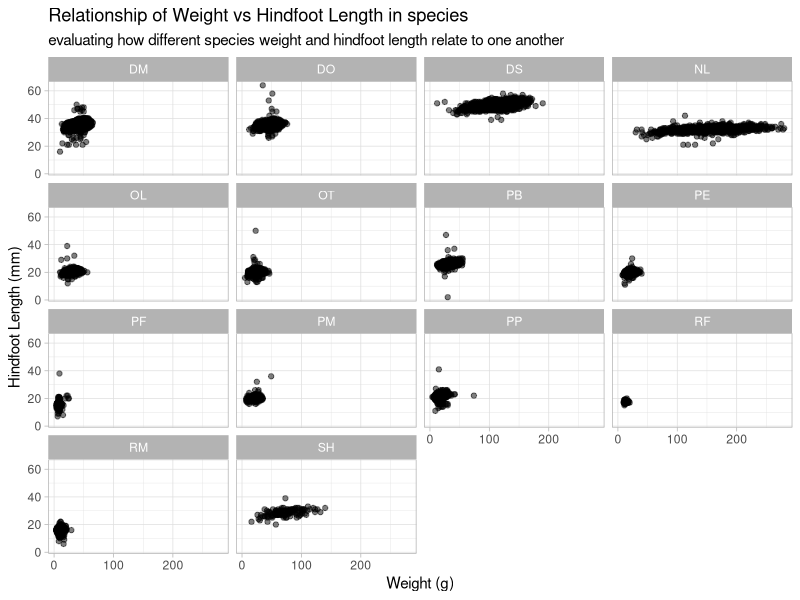
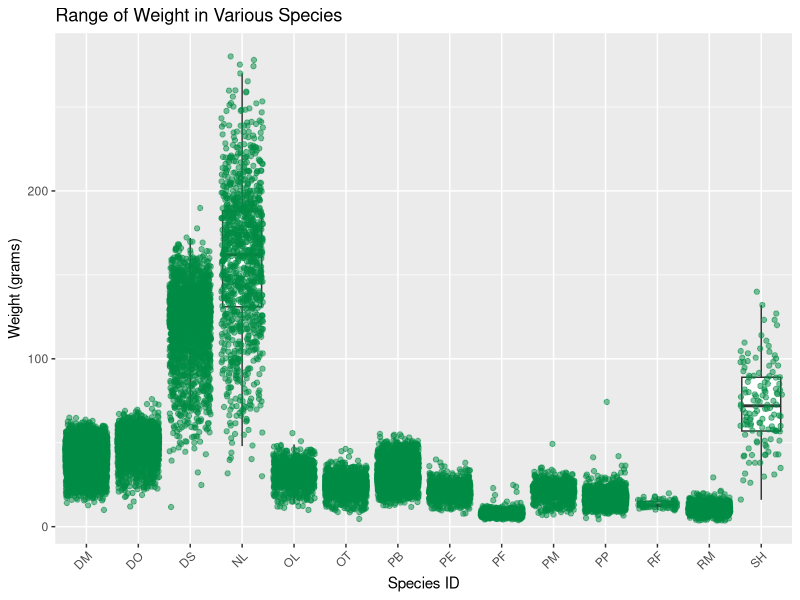
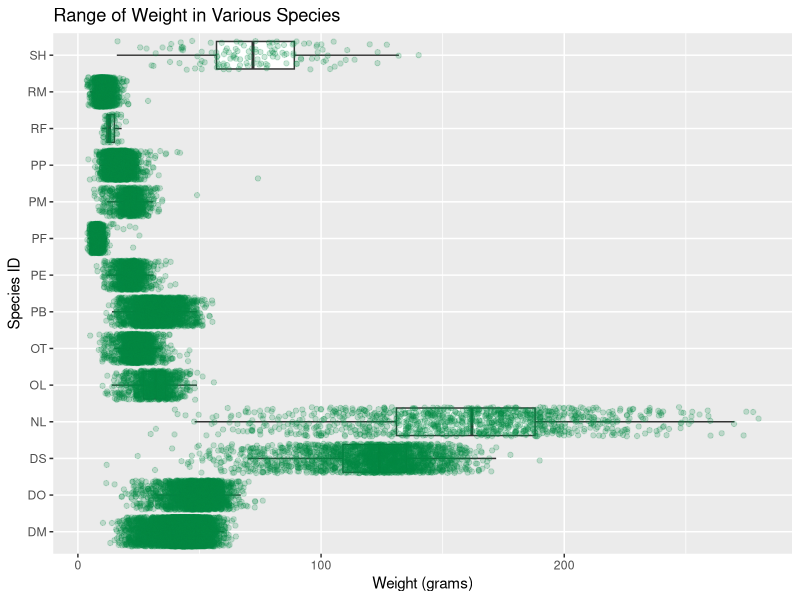

The R script that drew these images, in order:
## ---- chunk 1
#| label: setup
library(tidyverse)
## ---- chunk 2
#| label: load-data

surveys <- read_csv("data/surveys.csv")
glimpse(surveys)
## ---- chunk 3
#| label: scatterplot

ggplot(data = surveys, 
       mapping = aes(x = weight, y = hindfoot_length)) +
  geom_point(alpha = 0.5) +
  labs(title = "Relationship of Weight vs Hindfoot Length in species", 
       subtitle = "evaluating how different species weight and hindfoot length relate to one another",
       x = "Weight (g)", 
       y = "Hindfoot Length (mm)") +
  facet_wrap(~species_id) +
  theme_light()
## ---- chunk 4
#| label: boxplot

ggplot(data = surveys, aes(x = species_id,
                           y = weight)) +  
  geom_boxplot(outlier.shape = NA) +  
  geom_jitter(color = "springgreen4",
              alpha = 0.5) +  
  labs(title = "Range of Weight in Various Species",
       x = "Species ID",
       y = "Weight (grams)") +  
  theme(axis.text.x = element_text(angle = 45, 
                                   hjust = 1)) 
## ---- chunk 5
#| label: rotated-boxplot

ggplot(data = surveys, aes(y = species_id,
                           x = weight)) +  
  geom_boxplot(outlier.shape = NA) +  
  geom_jitter(color = "springgreen4",
              alpha = 0.2) +  
  labs(title = "Range of Weight in Various Species",
       y = "Species ID",
       x = "Weight (grams)") +  
  theme(axis.text.y = element_text(angle = 0)) 
